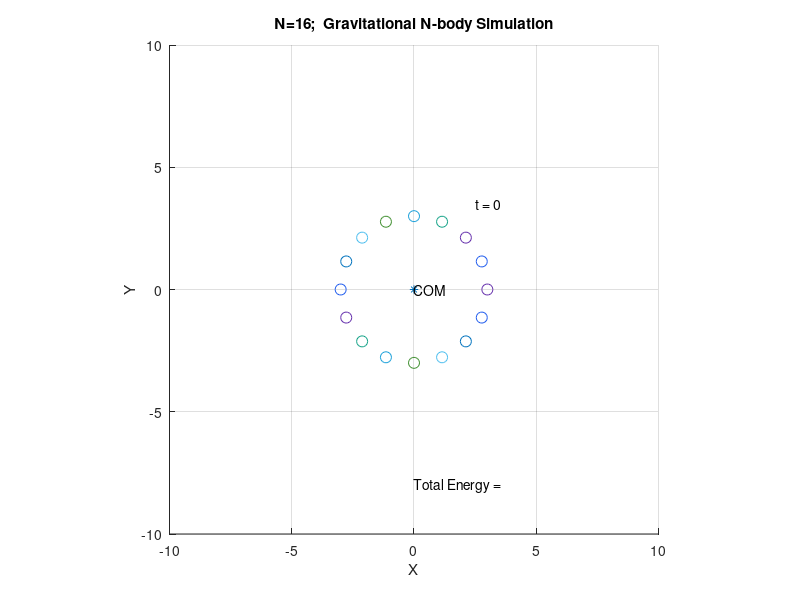

MATLAB code to generate this figure: (Note: this script raises an error after producing the figure.)
clear all;clc;close all;
global G m
record=0; % shall we record video?


if record==1
    vid = VideoWriter('orbits_rk4_3D.mp4','MPEG-4');
    open(vid);
end

%% constants
N=16; % number of objects
G=1; % gravitational constant
m=ones(N,1)*1; % masses of the objects
n_dts_per_ode = 100; % number of timesteps to solve with ode solver during one iteration of while time loop
max_iter_to_plot=100000; % how many points to trim the trajectory plot to
%% Initial conditions
% arranging objects -- optional, you can arrange them as you like
R=3; % radius of the circumference object will sit on initially

i=1:N; 
thetas=(360*i/N)';   % polar angles fo each object's initial position

X = R*cosd(thetas);         % Cartesian coordinates of the objects
Y = R*sind(thetas) ;        
Z = 0*thetas;               
        
r=[X Y Z];                  % position vectors of all masses

% Finding (configuration) Potential energy of each mass in the gravitational field due to all other masses
PE=zeros(N,1);
for i=1:N
    for j=1:N
        if i~=j
            PE(i)=PE(i)+G*m(i)./norm(r(j,:)-r(i,:)); % P.E. of mass i due to all j's
        end
    end
end
v0=sqrt(PE/2); % orbital Keplerian speeds for circular orbit (PE=2*KE) for each mass

% velocity components
vx = -v0.*sind(thetas);
vy = v0.*cosd(thetas);
vz = v0*0; % start motion in one plane

inits=[X Y Z vx vy vz]; % initial conditions for each mass -- all in 1 column, 6 rows for ode solvers

%%%%%%% end initial conditions %%%%%%%%%%%


%% COM (barycentre)

COM=sum(r(1:N,1:3).*m(1:N),1)/sum(m); % location of barycentre

%% setup plotting
myplot=figure('Position',[100 100 850 850]);hold on; % figure window
COM_plot=plot3(COM(:,1),COM(:,2),COM(:,3),'*'); hold on;
axis([-10 10 -10 10 -10 10]*1);
% axis auto
xlabel('X');ylabel('Y');zlabel('Z');
daspect([1 1 1]); 
view(2); % change to view(3) for 3D projection
n_dts=360*128; % how many of timesteps per one period of the orbit

dt=max(2*pi*R/v0)/n_dts % timestep: n_dts steps per period of period

% plots for each orbit of each mass
for i=1:N
   body_traj(i)=plot3(X(i), Y(i),Z(i),'-'); hold on       % orbit line
   body(i)=plot3(X(i), Y(i), Z(i),'o', 'MarkerSize',8);    % mass marker
end

t=0; % abs time
TITLE=title(['N=' num2str(N) ';  Gravitational N-body Simulation']);
whitebg('black');

text(0,0,'COM');
E_txt=text(0,-8,['Total Energy = ' ]);
time=text(2.5,3.5,['t = ' num2str(t)]);
grid on;
drawnow   

maxtime=dt*n_dts_per_ode; % time span for one ode45 call

time_span=0:dt:maxtime;
options = odeset('reltol',1e-13,'abstol',1e-12); % tolerance for ode solver


n=0; % iteration count


while isgraphics(myplot) % infinite DKD leapfrog time loop (while plot open)
    x_history=[];
    [TTT,XXX] = ode45(@nbody,time_span,inits,options);
    steps=length(TTT);
    x_history=XXX(:,:);

% get new coordinates from solution    
    i=1:N;
    XX(:,i)=x_history(:,i);
    YY(:,i)=x_history(:,i+N);
    ZZ(:,i)=x_history(:,i+2*N);
    
    VX(:,i)= x_history(:,i+3*N);
    VY(:,i)= x_history(:,i+4*N);
    VZ(:,i)= x_history(:,i+5*N);
    
    n=n+1; % number of total ode runs performed
    t=t+dt;

% redrawind all plots
    for ii=1:N
            body_traj(ii).XData=[body_traj(ii).XData XX(:,ii)'];
            body_traj(ii).YData=[body_traj(ii).YData YY(:,ii)']; %    
            body_traj(ii).ZData=[body_traj(ii).ZData ZZ(:,ii)']; % update plots    
            set(body(ii), 'XData',XX(end,ii),'YData',YY(end,ii),'ZData',ZZ(end,ii)); % update mass' markers
            
        if n*steps>=max_iter_to_plot % trimming the trajectory line to max_iter_to_plot
            body_traj(ii).XData=body_traj(ii).XData(end-max_iter_to_plot+1:end);
            body_traj(ii).YData=body_traj(ii).YData(end-max_iter_to_plot+1:end);
            body_traj(ii).ZData=body_traj(ii).ZData(end-max_iter_to_plot+1:end);
        end
    end  %%%%%%%%%%%%%%%%% loop ii   ends
  
r=[XX(end,:)' YY(end,:)' ZZ(end,:)'];
COM=sum(r(i,1:3).*m(i),1)/sum(m); % new location of barycentre
set(COM_plot,'XData', COM(end,1),'YData', COM(end,2),'ZData', COM(end,3)); 

inits=XXX(end,:)'; % use current state as initial conditions for next portion of orbit

t=t+maxtime-dt; 
time.String=['t = ' num2str(round(t,3))];
drawnow

if record==1
    A=getframe(myplot);
    writeVideo(vid,A);
end


%% energy
% Kinetic Energy
V0=sqrt(VX(end,:).^2+VY(end,:).^2+VZ(end,:).^2);
KE=sum(1/2*m'.*V0.^2,2); % total Kintetic Energy


% Potential Energy
PE=zeros(N,1);
for i=1:N
    for j=1:N
        if i~=j
            PE(i)=PE(i)-G*m(i)./norm(r(j,:)-r(i,:)); % P.E. of mass i due to all j's
        end
    end
end
PE_tot=sum(PE);
E_txt.String=['Total Energy = ' num2str(KE+PE_tot)];

 end % while time loop ends

if record==1 
    close(vid); % close video file
end 
